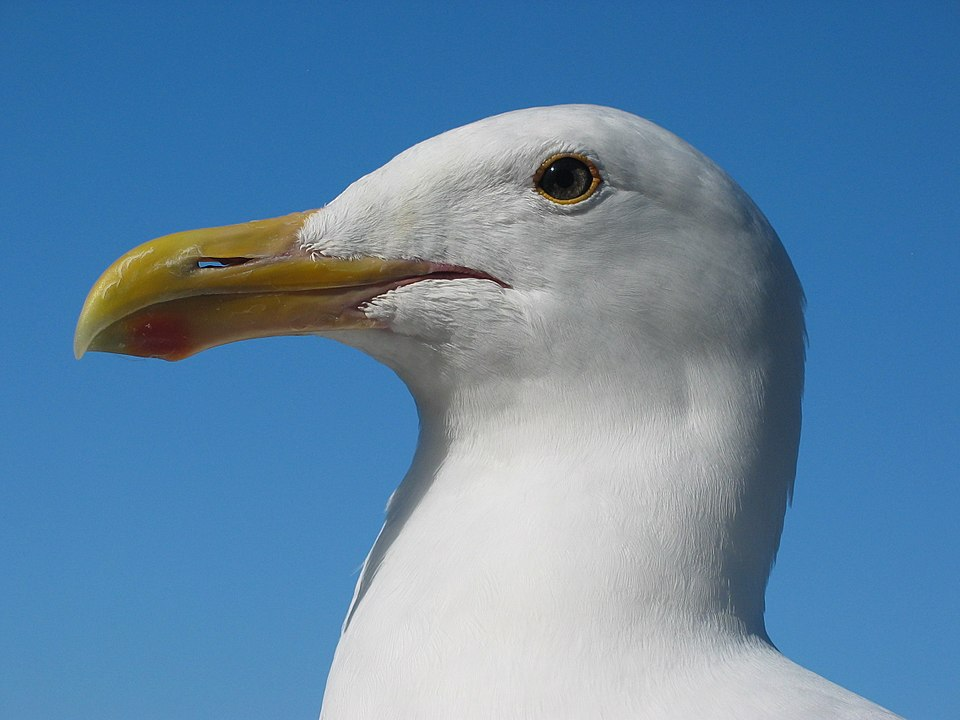
#> input picture src/images/seagull.jpg, 960 x 720 px
$ python Convolution.py
#> lines starting #> are read from the running program, lines starting #| are printed output that depends on the picture
import time
import cv2
import numpy as np
import cupy as cp
import matplotlib.pyplot as plt


IMAGE_PATH = "../src/images/seagull.jpg"
TARGET_WIDTH = 1280
TARGET_HEIGHT = 720

# 이미지 불러오기 및 기본 처리
img_gray = cv2.imread(IMAGE_PATH, cv2.IMREAD_GRAYSCALE)
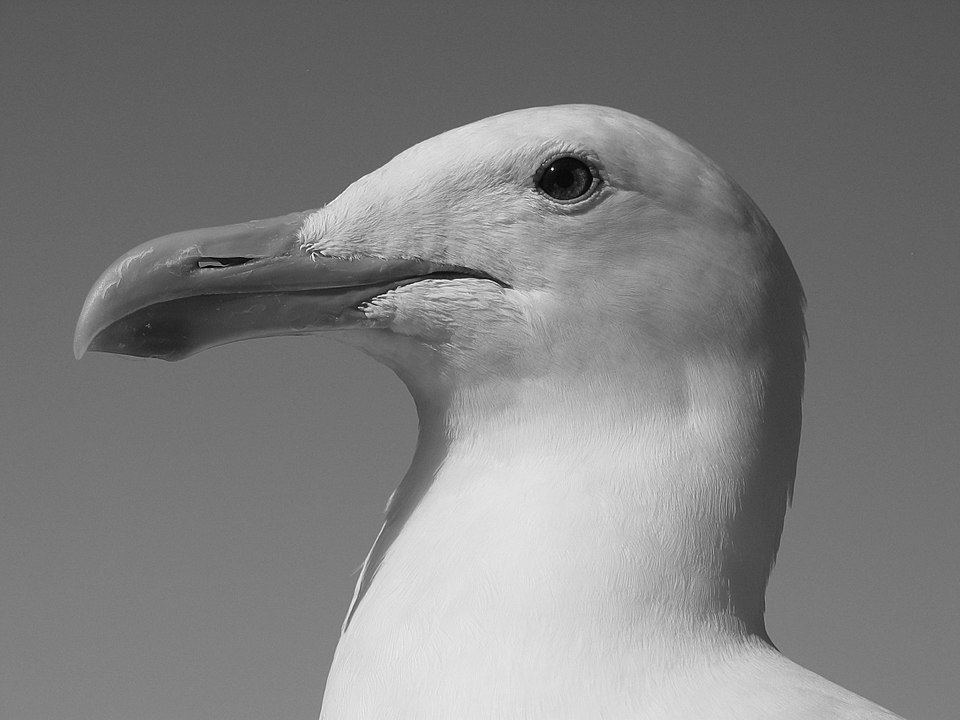
#> img_gray: shape (720, 960); min 0, max 255, mean 127

if img_gray is None:
    raise FileNotFoundError(f"이미지를 읽을 수 없습니다: {IMAGE_PATH}")

img_gray = cv2.resize(
    img_gray,
    (TARGET_WIDTH, TARGET_HEIGHT),
    interpolation=cv2.INTER_AREA
)
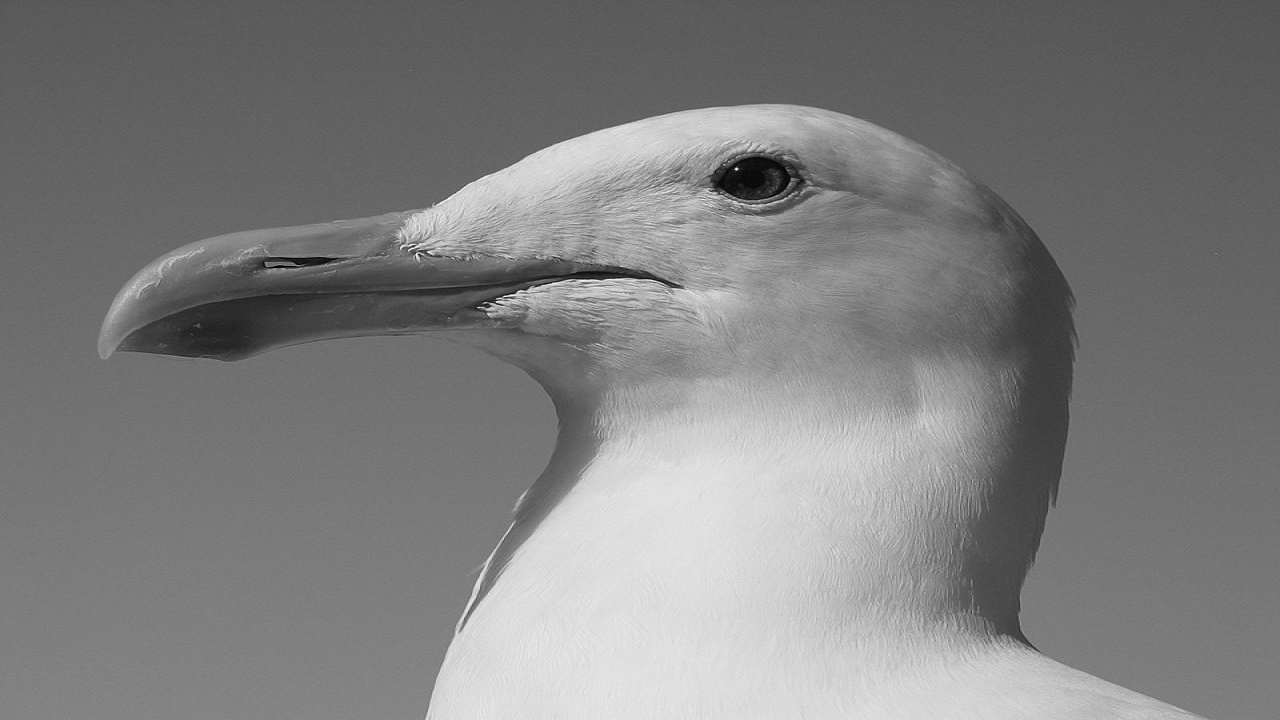
#> img_gray: shape (720, 1280); min 0, max 255, mean 127

input_np = img_gray.astype(np.float32) / 255.0

# x축 방향 edge (세로 선) 검출 필터
dx_edge_filter = np.array(
    [
        [-1, 0, 1],
        [-1, 0, 1],
        [-1, 0, 1]
    ],
    dtype=np.float32
)

# y축 방향 edge (가로 선) 검출 필터
dy_edge_filter = np.array(
    [
        [-1, -1, -1],
        [0, 0, 0],
        [1, 1, 1]
    ],
    dtype=np.float32
)

# 너무 약한 특징 (0.2 이하)은 무시
dx_bias = -0.2
dy_bias = -0.2

def relu(x):
    return np.maximum(0, x)

# CPU convolution2d
def convolution2d(image, kernel, bias=0.0, stride=1, padding=0):
#> called with kernel = array of shape (3, 3), bias = -0.2, stride = 1, padding = 1
    image_height, image_width = image.shape
#> image_height = 720; image_width = 1280
    kernel_height, kernel_width = kernel.shape

    padded_image = np.pad(
        image,
        ((padding, padding), (padding, padding)),
        mode="constant",
        constant_values=0
    )

    output_height = (padded_image.shape[0] - kernel_height) // stride + 1
#> output_height = 720
    output_width = (padded_image.shape[1] - kernel_width) // stride + 1
#> output_width = 1280

    output = np.zeros((output_height, output_width), dtype=np.float32)

    for output_y in range(output_height):
        for output_x in range(output_width):
            start_y = output_y * stride
            start_x = output_x * stride

            image_region = padded_image[
                start_y:start_y + kernel_height,
                start_x:start_x + kernel_width
            ]

            weighted_sum = np.sum(image_region * kernel)
            output[output_y, output_x] = weighted_sum + bias
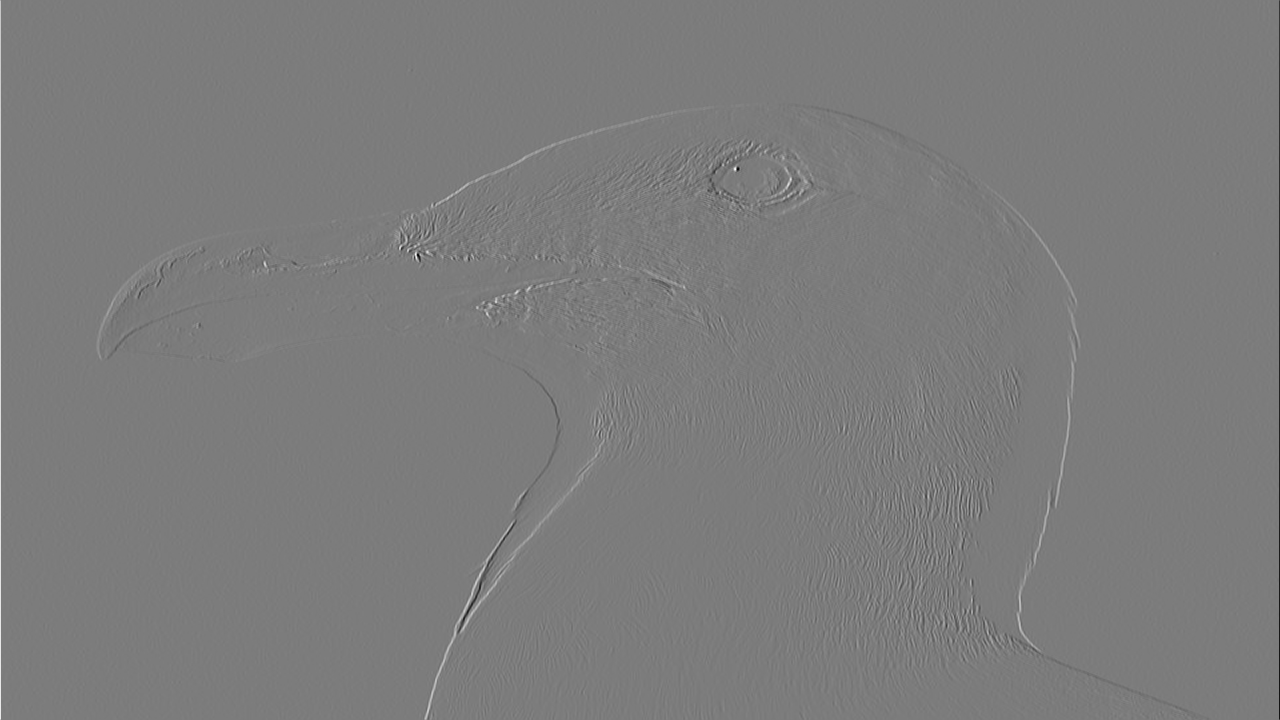
#> output: shape (720, 1280) float32; min -1.95, max 1.64, mean -0.2; drawn with min black and max white

    return output


# CuPy convolution2d
def convolution2d_cp(image, kernel, bias=0.0, stride=1, padding=0):
    kernel_height, kernel_width = kernel.shape

    padded_image = cp.pad(
        image,
        ((padding, padding), (padding, padding)),
        mode="constant",
        constant_values=0
    )

    output_height = (padded_image.shape[0] - kernel_height) // stride + 1
    output_width = (padded_image.shape[1] - kernel_width) // stride + 1
    output = cp.full((output_height, output_width), bias, dtype=cp.float32)

    for i in range(kernel_height):
        for j in range(kernel_width):
            weight = kernel[i, j]

            if weight != 0:
                input_region = padded_image[
                    i : i + output_height * stride : stride,
                    j : j + output_width * stride : stride
                ]
                output += input_region * weight

    return output


# CPU 처리
cpu_start = time.perf_counter()

output_dx_np = convolution2d(
    image=input_np,
    kernel=dx_edge_filter,
    bias=dx_bias,
    stride=1,
    padding=1
)
#> (the run stopped early here; a loop or call above may not have finished)
